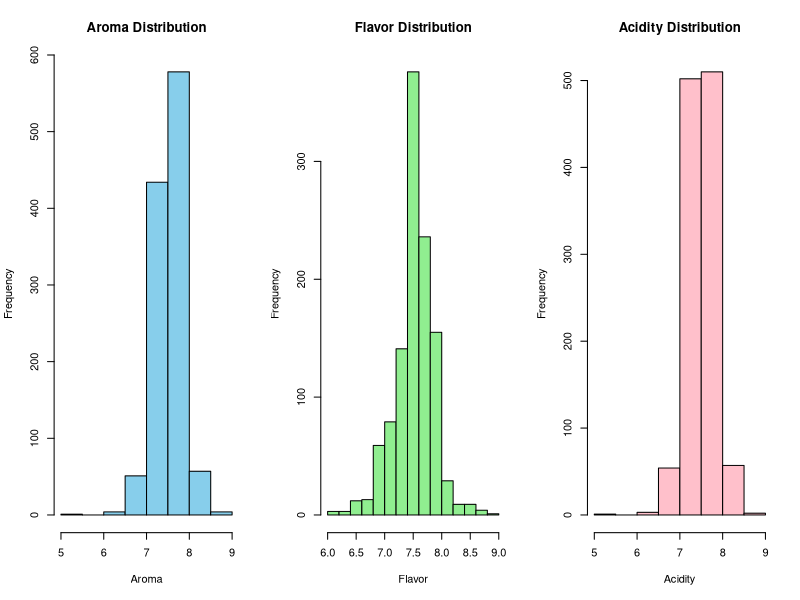
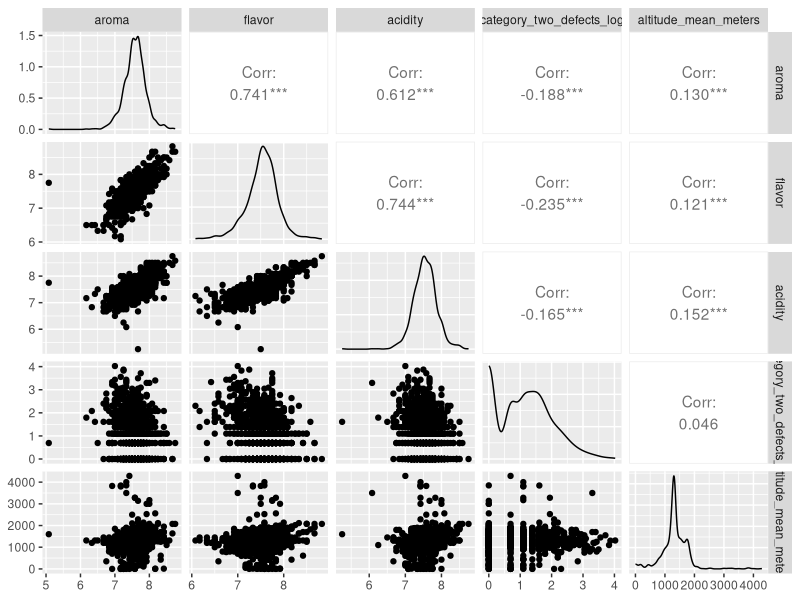
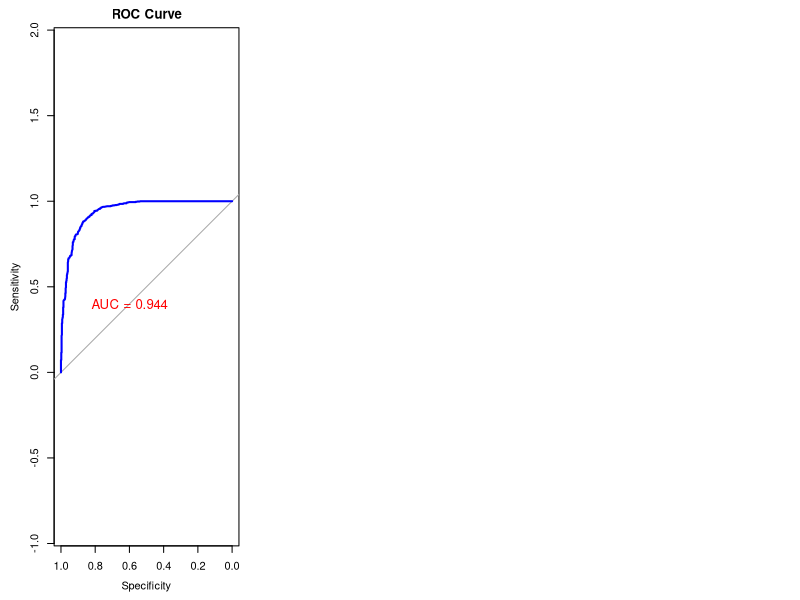
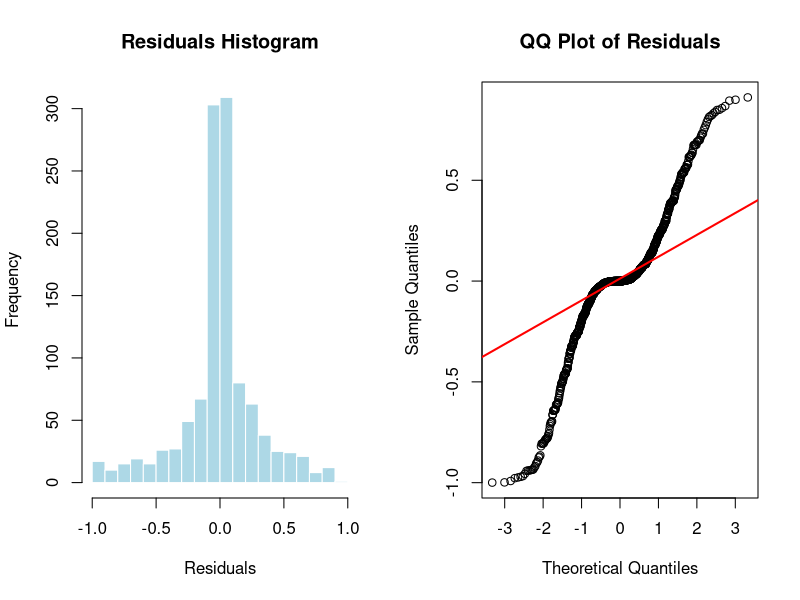
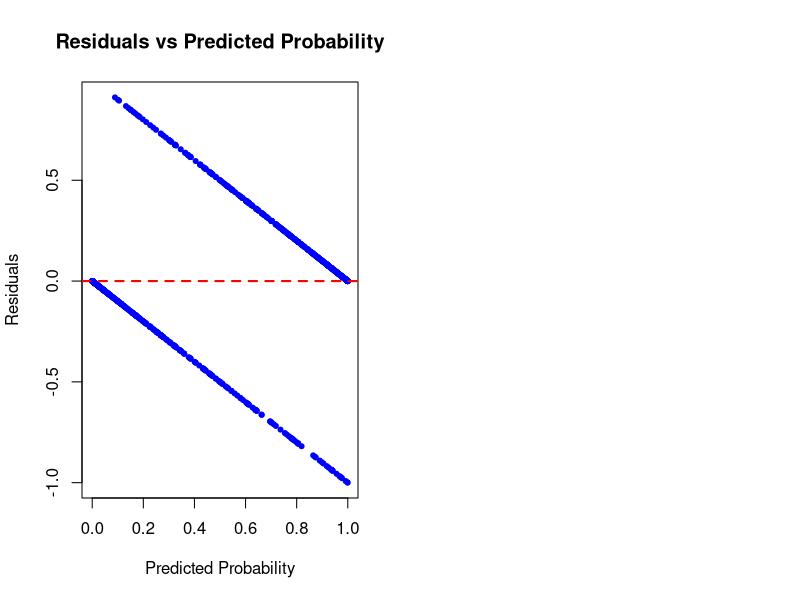

Reproduce these figures in R, in order.
## ---- chunk 1
knitr::opts_chunk$set(
	echo = FALSE,
	message = FALSE,
	warning = FALSE
)
## ---- chunk 2
library(ggplot2)   # Used for plotting
library(GGally)    # Used for creating scatterplot matrices and correlation plots
library(dplyr)     # Used for data manipulation and transformation
library(tidyr)     # Used for data reshaping
library(readr)     # Used for efficient data reading
library(corrplot)  # Used for creating correlation heatmaps
library(glmnet)    # Used for Generalized Linear Model (GLM) modeling
library(pROC)      # Used for computing ROC curves and AUC

# Load Data
df <- read.csv("dataset14.csv")

# Check Basic Data Information
str(df)          
summary(df)
## ---- chunk 3
# Handling Missing Values
df <- df %>% drop_na(country_of_origin) # Remove Rows with Missing Country Data
df$altitude_mean_meters[is.na(df$altitude_mean_meters)] <- median(df$altitude_mean_meters, na.rm=TRUE)
df$harvested[is.na(df$harvested)] <- as.integer(names(which.max(table(df$harvested, useNA="no"))))

# Remove Outliers in Aroma（0.0）
df <- df %>% filter(aroma != 0)

# Remove Outliers in altitude_mean_meters（>5000m）
df <- df %>% filter(altitude_mean_meters <= 5000)

# Apply Log Transformation to category_two_defects
df$category_two_defects_log <- log1p(df$category_two_defects)

# Encode Qualityclass (Good = 1, Poor = 0)
df$Qualityclass_binary <- ifelse(df$Qualityclass == "Good", 1, 0)

# Basic Information After Data Cleaning
summary(df)
## ---- chunk 4
par(mfrow=c(1,3))

# Aroma Distribution
hist(df$aroma, main="Aroma Distribution", xlab="Aroma", col="skyblue", border="black")

# Flavor Distribution
hist(df$flavor, main="Flavor Distribution", xlab="Flavor", col="lightgreen", border="black")

# Acidity Distribution
hist(df$acidity, main="Acidity Distribution", xlab="Acidity", col="pink", border="black")
## ---- chunk 5
#| message: false
#| warning: false
 df1 <- df %>% select(aroma, flavor, acidity, category_two_defects_log, altitude_mean_meters)
 ggpairs(df1) +
 theme(plot.background = element_rect(
 fill = "transparent",
 colour = NA,
 size = 1))
## ---- chunk 6
# Generalized Linear Model
glm_model_1 <- glm(Qualityclass_binary ~ aroma + flavor + acidity + altitude_mean_meters + harvested + category_two_defects_log,
                 data=df, family=binomial)

# Output Model Summary
summary(glm_model_1)
## ---- chunk 7
# Generalized Linear Model
glm_model <- glm(Qualityclass_binary ~ aroma + flavor + acidity ,data=df, family=binomial)

# Output Model Summary
summary(glm_model)
## ---- chunk 8
library(pROC)
library(ggplot2)

# Predicted Probabilities
df$pred_prob <- predict(glm_model, type="response")

# Calculating AUC-ROC
roc_curve <- roc(df$Qualityclass_binary, df$pred_prob)
auc_value <- auc(roc_curve)

# Confusion Matrix
threshold <- 0.5
df$pred_class <- ifelse(df$pred_prob >= threshold, 1, 0)
conf_matrix <- table(Predicted=df$pred_class, Actual=df$Qualityclass_binary)

# Calculate Residuals
df$residuals <- df$Qualityclass_binary - df$pred_prob

# Output Evaluation Metrics
print(paste("Accuracy:", mean(df$pred_class == df$Qualityclass_binary)))
print(paste("AUC-ROC:", auc_value))
print("Confusion Matrix:")
print(conf_matrix)

# Plot AUC-ROC Curve
plot(roc_curve, col="blue", lwd=2, main="ROC Curve")
text(0.6, 0.4, paste("AUC =", round(auc_value, 3)), col="red", cex=1.2)

## ---- chunk 9
par(mfrow=c(1,2))

# Residual Histogram
hist(df$residuals, breaks=20, col="lightblue", main="Residuals Histogram",
     xlab="Residuals", border="white")

# Quantile-Quantile Plot
qqnorm(df$residuals, main="QQ Plot of Residuals")
qqline(df$residuals, col="red", lwd=2)

# Residuals vs. Predicted Values Scatter Plot
plot(df$pred_prob, df$residuals, col="blue", pch=20,
     xlab="Predicted Probability", ylab="Residuals",
     main="Residuals vs Predicted Probability")
abline(h=0, col="red", lwd=2, lty=2)

